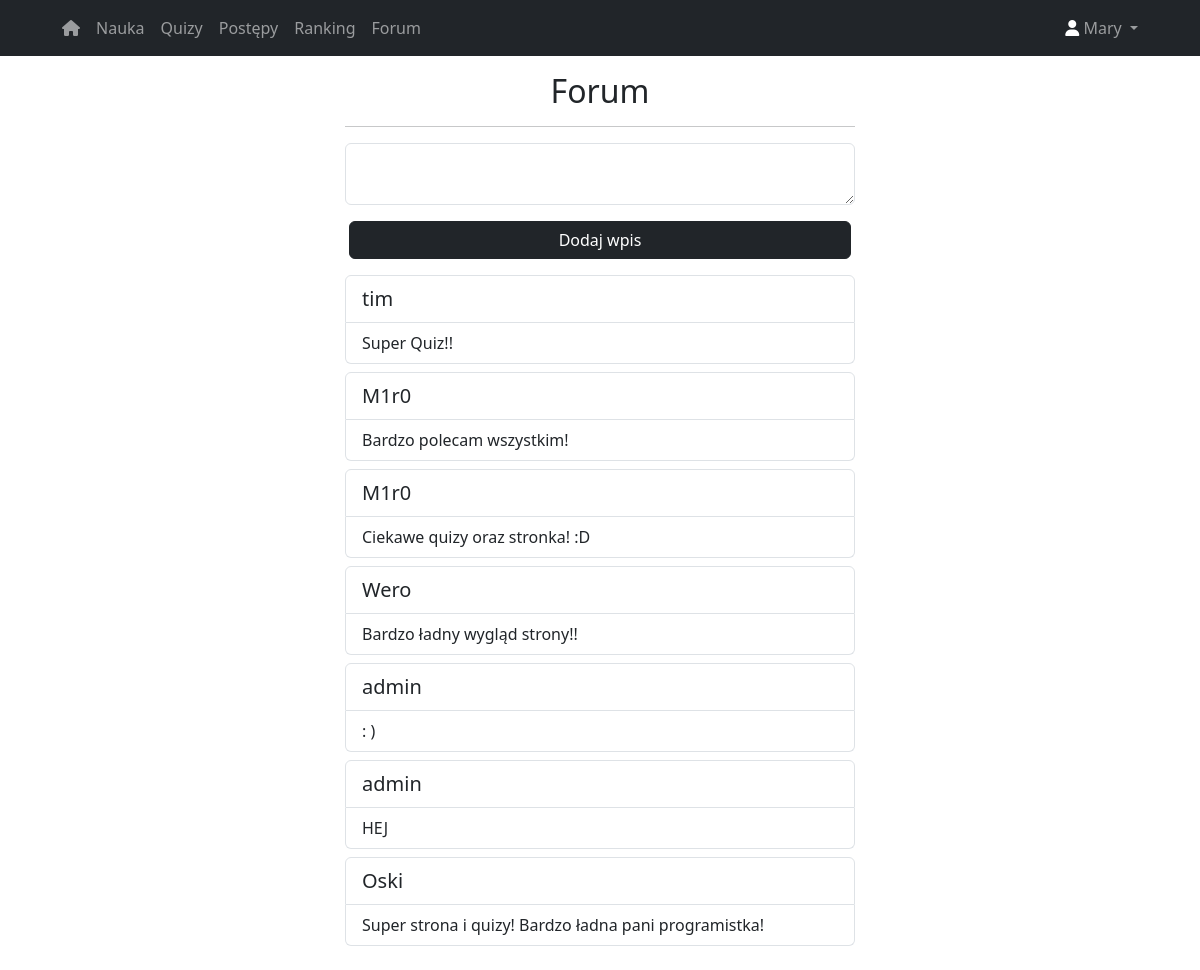
The page /forum (signed in) on the database its author committed.
### website/models.py (models this page shows)
class User(db.Model, UserMixin):
    id = db.Column(db.Integer, primary_key=True)
    email = db.Column(db.String(150), unique = True, nullable=False)
    password = db.Column(db.String(150), nullable=False)
    first_name = db.Column(db.String(150), unique=True, nullable=False)
    points = db.relationship('Points')
    notes = db.relationship('Note')
    ranks = db.relationship('Rank')

class Note(db.Model):
    id = db.Column(db.Integer, primary_key=True)
    data = db.Column(db.String(100))
    date = db.Column(db.String(150))
    user_id = db.Column(db.String, db.ForeignKey('user.first_name'))

### website/auth.py (the view, shortened to what this page needs)
@auth.route('/forum', methods=['GET', 'POST'])
def forum():
    all_notes = Note.query.all()
    return render_template('forum.html', user=current_user, notes=all_notes)

### website/__init__.py (called while the page is built)
def create_app():
    app = Flask(__name__)
    app.config['SECRET_KEY'] = 'hjshjhdjah kjshkjdhjs'
    app.config['SQLALCHEMY_DATABASE_URI'] = f'sqlite:///{DB_NAME}'
    db.init_app(app)
    from .auth import auth
    app.register_blueprint(auth, url_prefix='/')
    from .models import User
    with app.app_context():
        db.create_all()
    login_manager = LoginManager()
    login_manager.login_view = 'auth.login'
    login_manager.init_app(app)
    @login_manager.user_loader
    def load_user(id):
        return User.query.get(int(id))
    return app

### website/auth.py (called while the page is built)
@auth.before_request
def restrict_access_to_auth_routes():
    if current_user.is_authenticated and request.endpoint in ['auth.login', 'auth.sign_up']:
        return redirect(url_for('auth.mainPage'))

### website/templates/forum.html (shortened to what this page needs)
{% extends 'base.html' %}
{% block content %}
<div class="row align-items-center">
   <div class="mx-auto col-10 col-md-8 col-lg-6">
            <h2 class="text-center">Forum</h2>
            <hr>
                <div>
                    {% if user.is_authenticated %}
                  <form method="POST">
                     <textarea name="note" id="note" class="form-control"></textarea>
                     <div class="row align-items-center px-3">
                        <button type="submit" class="btn btn-dark mt-3 mb-3">Dodaj wpis</button>
                     </div>
                  </form>
                    {% endif %}
                </div>
              {% for note in notes|reverse %}
                  <ul class="list-group pb-2">
                   {% if note.user_id == user.first_name %}
                  <li class="list-group-item list-group-item-secondary fs-5">
                  {% else %}
          <li class="list-group-item fs-5"> {% endif %}
                      {{ note.user_id }}
          </li>
                      <li class="list-group-item">{{ note.data }}</li>
          </ul>
                 {% endfor %}
    </div>
</div>
{% endblock %}

### website/templates/base.html (shortened to what this page needs)
<!DOCTYPE html>
<html lang="en">
	<head>
     <link
            href="https://cdn.jsdelivr.net/npm/bootstrap@5.3.1/dist/css/bootstrap.min.css"
            rel="stylesheet"
 />
    <link
			rel="stylesheet"
			href=" {{ url_for('static', filename='style.css') }}"/>
</head>
<body>
        <nav class="navbar navbar-expand-lg navbar-dark bg-dark">
            <div class="nav-item container d-flex justify-content-between">
                <div class="container-fluid">
                    <div class="collapse navbar-collapse" id="navbarSupportedContent">
                        <ul class="navbar-nav me-auto mb-2 mb-lg-0">
							{% if user.is_authenticated %}
                            <li class="nav-item">
                                <a class="nav-link" href="/20_marcinek/licencjat/mainPage"><i class="fa-sharp fa-solid fa-house"></i></a>
                            </li>
                            <li class="nav-item">
                                <a class="nav-link" href="/20_marcinek/licencjat/course">Nauka</a>
                            </li>
                            <li class="nav-item">
                                <a class="nav-link" href="/20_marcinek/licencjat/quizy">Quizy</a>
                            </li>
                            <li class="nav-item">
                                <a class="nav-link" href="/20_marcinek/licencjat/progress">Postępy</a>
                            </li>
                                <li class="nav-item">
                                <a class="nav-link" href="/20_marcinek/licencjat/rank">Ranking</a>
                            </li>
                                <li class="nav-item">
                                <a class="nav-link" href="/20_marcinek/licencjat/forum">Forum</a>
                            </li>
							{% endif %}
                        </ul>
                        <div class="d-flex">
                            <ul class="navbar-nav me-auto mb-2 mb-lg-0">
                                <li class="nav-item dropdown">
									{% if user.is_authenticated %}
                                    <a
                                        class="nav-link dropdown-toggle"
                                        href="#"
                                        role="button"
                                        data-bs-toggle="dropdown"
                                        aria-expanded="false"><i class="fa-sharp fa-solid fa-user" style="color: #ffffff;"></i>
                                        {{current_user.first_name}}
                                    </a>
								{% endif %}
                                </li>
                            </ul>
                        </div>
                    </div>
                </div>
            </div>
        </nav>
        <div class="container-xl py-3 px-5">
  {% block content %}{% endblock %}
        </div>
	</body>
</html>

### rows shown on the page
User: first_name "Mary"
Note: user_id "tim", data "Super Quiz!!"
Note: user_id "M1r0", data "Bardzo polecam wszystkim!"
Note: user_id "M1r0", data "Ciekawe quizy oraz stronka! :D"
Note: user_id "Wero", data "Bardzo ładny wygląd strony!!"
Note: user_id "admin", data ": )"
Note: user_id "admin", data "HEJ"
Note: user_id "Oski", data "Super strona i quizy! Bardzo ładna pani programistka!"
